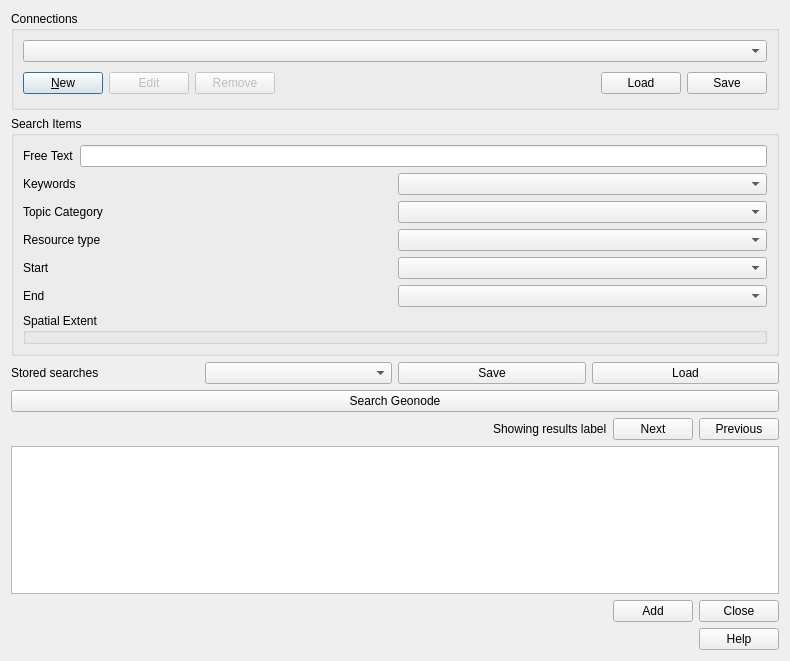
<?xml version="1.0" encoding="UTF-8"?>
<ui version="4.0">
 <class>QgsGeonode</class>
 <widget class="QDialog" name="QgsGeonode">
  <property name="geometry">
   <rect>
    <x>0</x>
    <y>0</y>
    <width>790</width>
    <height>661</height>
   </rect>
  </property>
  <property name="windowTitle">
   <string>Connection</string>
  </property>
  <layout class="QVBoxLayout" name="verticalLayout">
   <item>
    <widget class="QGroupBox" name="GroupBox1">
     <property name="title">
      <string>Connections</string>
     </property>
     <layout class="QGridLayout" name="gridLayout_3">
      <item row="0" column="0">
       <widget class="QComboBox" name="cmbConnections_2"/>
      </item>
      <item row="1" column="0">
       <layout class="QHBoxLayout" name="horizontalLayout_2">
        <item>
         <widget class="QPushButton" name="btnNew_2">
          <property name="toolTip">
           <string>Create a new service connection</string>
          </property>
          <property name="text">
           <string>&amp;New</string>
          </property>
         </widget>
        </item>
        <item>
         <widget class="QPushButton" name="btnEdit_2">
          <property name="enabled">
           <bool>false</bool>
          </property>
          <property name="toolTip">
           <string>Edit selected service connection</string>
          </property>
          <property name="text">
           <string>Edit</string>
          </property>
         </widget>
        </item>
        <item>
         <widget class="QPushButton" name="btnDelete_2">
          <property name="enabled">
           <bool>false</bool>
          </property>
          <property name="toolTip">
           <string>Remove connection to selected service</string>
          </property>
          <property name="text">
           <string>Remove</string>
          </property>
         </widget>
        </item>
        <item>
         <spacer>
          <property name="orientation">
           <enum>Qt::Horizontal</enum>
          </property>
          <property name="sizeType">
           <enum>QSizePolicy::Expanding</enum>
          </property>
          <property name="sizeHint" stdset="0">
           <size>
            <width>171</width>
            <height>30</height>
           </size>
          </property>
         </spacer>
        </item>
        <item>
         <widget class="QPushButton" name="btnLoad_2">
          <property name="toolTip">
           <string>Load connections from file</string>
          </property>
          <property name="text">
           <string>Load</string>
          </property>
         </widget>
        </item>
        <item>
         <widget class="QPushButton" name="btnSave_2">
          <property name="toolTip">
           <string>Save connections to file</string>
          </property>
          <property name="text">
           <string>Save</string>
          </property>
         </widget>
        </item>
       </layout>
      </item>
     </layout>
    </widget>
   </item>
   <item>
    <widget class="QGroupBox" name="GroupBox1_2">
     <property name="title">
      <string>Search Items</string>
     </property>
     <layout class="QVBoxLayout" name="verticalLayout_2">
      <item>
       <layout class="QHBoxLayout" name="horizontalLayout_3">
        <item>
         <widget class="QLabel" name="label">
          <property name="text">
           <string>Free Text</string>
          </property>
         </widget>
        </item>
        <item>
         <widget class="QLineEdit" name="lineFilter_2">
          <property name="enabled">
           <bool>true</bool>
          </property>
          <property name="toolTip">
           <string>Display WFS FeatureTypes containing this word in the title, name or abstract</string>
          </property>
          <property name="whatsThis">
           <string>Display WFS FeatureTypes containing this word in the title, name or abstract</string>
          </property>
         </widget>
        </item>
       </layout>
      </item>
      <item>
       <layout class="QHBoxLayout" name="horizontalLayout_6">
        <item>
         <widget class="QLabel" name="label_3">
          <property name="text">
           <string>Keywords</string>
          </property>
         </widget>
        </item>
        <item>
         <widget class="QComboBox" name="comboBox_2"/>
        </item>
       </layout>
      </item>
      <item>
       <layout class="QHBoxLayout" name="horizontalLayout_5">
        <item>
         <widget class="QLabel" name="label_2">
          <property name="text">
           <string>Topic Category</string>
          </property>
         </widget>
        </item>
        <item>
         <widget class="QComboBox" name="comboBox"/>
        </item>
       </layout>
      </item>
      <item>
       <layout class="QHBoxLayout" name="horizontalLayout_8">
        <item>
         <widget class="QLabel" name="label_5">
          <property name="text">
           <string>Resource type</string>
          </property>
         </widget>
        </item>
        <item>
         <widget class="QComboBox" name="comboBox_4"/>
        </item>
       </layout>
      </item>
      <item>
       <layout class="QHBoxLayout" name="horizontalLayout_7">
        <item>
         <widget class="QLabel" name="label_4">
          <property name="text">
           <string>Start</string>
          </property>
         </widget>
        </item>
        <item>
         <widget class="QComboBox" name="comboBox_3"/>
        </item>
       </layout>
      </item>
      <item>
       <layout class="QHBoxLayout" name="horizontalLayout_10"/>
      </item>
      <item>
       <layout class="QHBoxLayout" name="horizontalLayout_9">
        <item>
         <widget class="QLabel" name="label_6">
          <property name="text">
           <string>End</string>
          </property>
         </widget>
        </item>
        <item>
         <widget class="QComboBox" name="comboBox_5"/>
        </item>
       </layout>
      </item>
      <item>
       <widget class="QGroupBox" name="groupBox">
        <property name="enabled">
         <bool>true</bool>
        </property>
        <property name="title">
         <string>Spatial Extent</string>
        </property>
        <property name="checkable">
         <bool>false</bool>
        </property>
       </widget>
      </item>
     </layout>
    </widget>
   </item>
   <item>
    <layout class="QHBoxLayout" name="horizontalLayout_11">
     <item>
      <widget class="QLabel" name="label_7">
       <property name="text">
        <string>Stored searches</string>
       </property>
      </widget>
     </item>
     <item>
      <widget class="QComboBox" name="comboBox_6"/>
     </item>
     <item>
      <widget class="QPushButton" name="btnSave_3">
       <property name="toolTip">
        <string>Save connections to file</string>
       </property>
       <property name="text">
        <string>Save</string>
       </property>
      </widget>
     </item>
     <item>
      <widget class="QPushButton" name="btnLoad_3">
       <property name="toolTip">
        <string>Load connections from file</string>
       </property>
       <property name="text">
        <string>Load</string>
       </property>
      </widget>
     </item>
    </layout>
   </item>
   <item>
    <widget class="QPushButton" name="btnLoad_4">
     <property name="toolTip">
      <string>Load connections from file</string>
     </property>
     <property name="text">
      <string>Search Geonode</string>
     </property>
    </widget>
   </item>
   <item>
    <layout class="QHBoxLayout" name="horizontalLayout_12">
     <item>
      <spacer name="horizontalSpacer_2">
       <property name="orientation">
        <enum>Qt::Horizontal</enum>
       </property>
       <property name="sizeHint" stdset="0">
        <size>
         <width>40</width>
         <height>20</height>
        </size>
       </property>
      </spacer>
     </item>
     <item>
      <widget class="QLabel" name="label_8">
       <property name="text">
        <string>Showing results label</string>
       </property>
      </widget>
     </item>
     <item>
      <widget class="QPushButton" name="btnSave_5">
       <property name="toolTip">
        <string>Save connections to file</string>
       </property>
       <property name="text">
        <string>Next</string>
       </property>
      </widget>
     </item>
     <item>
      <widget class="QPushButton" name="btnLoad_6">
       <property name="toolTip">
        <string>Load connections from file</string>
       </property>
       <property name="text">
        <string>Previous</string>
       </property>
      </widget>
     </item>
    </layout>
   </item>
   <item>
    <widget class="QListWidget" name="listWidget"/>
   </item>
   <item>
    <spacer name="verticalSpacer">
     <property name="orientation">
      <enum>Qt::Vertical</enum>
     </property>
     <property name="sizeHint" stdset="0">
      <size>
       <width>20</width>
       <height>40</height>
      </size>
     </property>
    </spacer>
   </item>
   <item>
    <layout class="QHBoxLayout" name="horizontalLayout_13">
     <item>
      <spacer name="horizontalSpacer_3">
       <property name="orientation">
        <enum>Qt::Horizontal</enum>
       </property>
       <property name="sizeHint" stdset="0">
        <size>
         <width>40</width>
         <height>20</height>
        </size>
       </property>
      </spacer>
     </item>
     <item>
      <widget class="QPushButton" name="btnLoad_5">
       <property name="toolTip">
        <string>Load connections from file</string>
       </property>
       <property name="text">
        <string>Add</string>
       </property>
      </widget>
     </item>
     <item>
      <widget class="QPushButton" name="btnSave_4">
       <property name="toolTip">
        <string>Save connections to file</string>
       </property>
       <property name="text">
        <string>Close</string>
       </property>
      </widget>
     </item>
    </layout>
   </item>
   <item>
    <widget class="QDialogButtonBox" name="buttonBox">
     <property name="orientation">
      <enum>Qt::Horizontal</enum>
     </property>
     <property name="standardButtons">
      <set>QDialogButtonBox::Help</set>
     </property>
    </widget>
   </item>
  </layout>
 </widget>
 <resources/>
 <connections/>
</ui>
